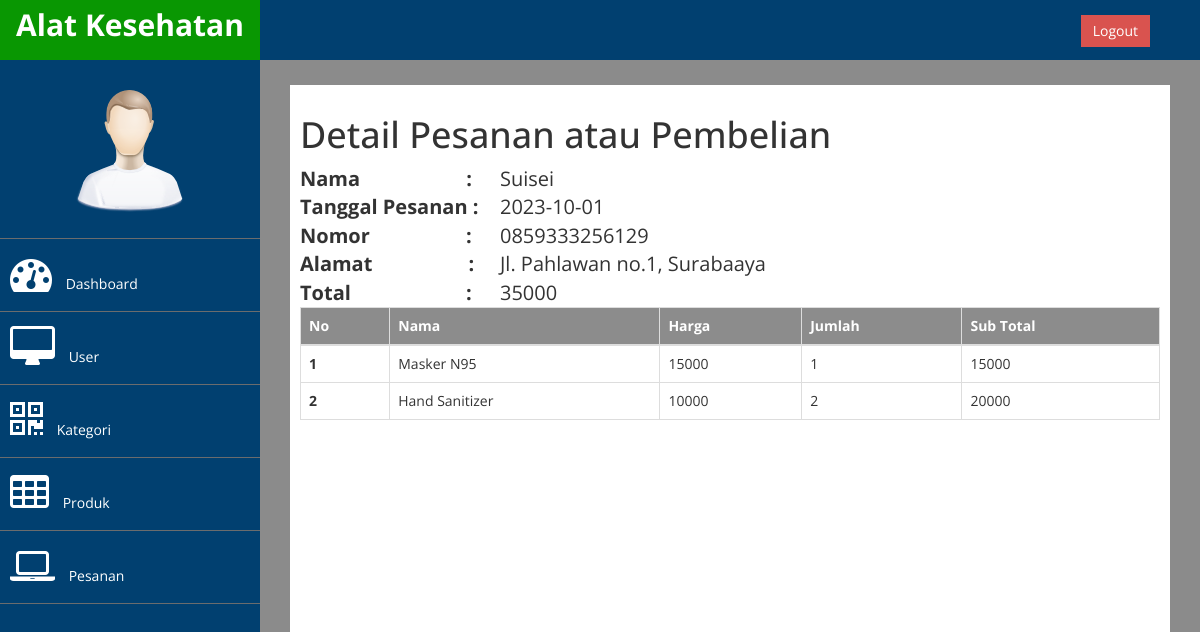
The page /Admin/index.php?halaman=detailPesanan&id=1 (signed in) on the database its author committed.
### tables this page shows
CREATE TABLE `pembelian` (
  `id_pembelian` int(11) NOT NULL,
  `id_pelanggan` int(11) NOT NULL,
  `tanggal_pembelian` date NOT NULL,
  `total_pembelian` int(11) NOT NULL,
  `id_jenis_pembayaran` int(11) NOT NULL,
  `id_ongkir` int(11) NOT NULL
);

CREATE TABLE `pelanggan` (
  `id_pelanggan` int(11) NOT NULL,
  `nama_pelanggan` varchar(255) NOT NULL,
  `username` varchar(255) NOT NULL,
  `password` varchar(255) NOT NULL,
  `email` varchar(255) NOT NULL,
  `nomor_hp` varchar(13) NOT NULL,
  `alamat` text NOT NULL
);

CREATE TABLE `detail_pembelian` (
  `id_detail` int(11) NOT NULL,
  `id_pembelian` int(11) NOT NULL,
  `id_produk` int(11) NOT NULL,
  `jumlah` int(11) NOT NULL
);

CREATE TABLE `produk` (
  `id_produk` int(11) NOT NULL,
  `id_kategori` int(11) NOT NULL,
  `nama_produk` varchar(255) NOT NULL,
  `harga_produk` int(11) NOT NULL,
  `deskripsi_produk` text NOT NULL,
  `gambar_produk` varchar(255) NOT NULL
);

### Database/koneksi.php (called while the page is built, shortened)
<?php
$conn = mysqli_connect("localhost","root","","toko_online");
function query($query){
    global $conn;
    $result = mysqli_query($conn,$query);
    $rows = [];
    if(mysqli_num_rows($result)==0){
        echo "
            <script>
                document.location.href='index.php';
            </script>
        ";
    }else{
        while($row = mysqli_fetch_assoc($result)){
            $rows[]=$row;
        }
        return $rows;
    }
}
?>

### Admin/detailPesanan.php (the view, shortened to what this page needs)
<?php
$dataPembeli = query("SELECT * FROM pembelian JOIN pelanggan ON pembelian.id_pelanggan=pelanggan.id_pelanggan WHERE pembelian.id_pembelian = $_GET[id]")[0];
$barangDibeli = query("SELECT * FROM detail_pembelian JOIN produk ON detail_pembelian.id_produk=produk.id_produk WHERE detail_pembelian.id_pembelian = $_GET[id]");
?>
<h1>Detail Pesanan atau Pembelian</h1>
<table class="detailPesanan">
    <tr>
        <td style="width: 200px;">
            <strong style="word-spacing: 101px;">Nama :</strong>
        </td>
        <td><?= $dataPembeli["nama_pelanggan"] ?></td>
    </tr>
    <tr>
        <td style="width: 200px;">
            <strong>Tanggal Pesanan :</strong>
        </td>
        <td><?= $dataPembeli["tanggal_pembelian"] ?></td>
    </tr>
    <tr>
        <td style="width: 200px;">
            <strong style="word-spacing: 91px;">Nomor :</strong>
        </td>
        <td><?= $dataPembeli["nomor_hp"] ?></td>
    </tr>
    <tr>
        <td style="width: 200px;">
            <strong style="word-spacing: 91px;">Alamat :</strong>
        </td>
        <td><?= $dataPembeli["alamat"] ?></td>
    </tr>
    <tr>
        <td style="width: 200px;">
            <strong style="word-spacing: 110px;">Total :</strong>
        </td>
        <td><?= $dataPembeli["total_pembelian"] ?></td>
    </tr>
</table>
<table class="table table-bordered">
  <thead class="headTable">
    <tr>
      <th scope="col">No</th>
      <th scope="col">Nama</th>
      <th scope="col">Harga</th>
      <th scope="col">Jumlah</th>
      <th scope="col">Sub Total</th>
    </tr>
  </thead>
  <tbody>
    <?php $nomor = 1 ?>
    <?php foreach($barangDibeli as $barang) : ?>
        <tr>
            <th scope="row"><?= $nomor ?></th>
            <td><?= $barang["nama_produk"] ?></td>
            <td><?= $barang["harga_produk"] ?></td>
            <td><?= $barang["jumlah"] ?></td>
            <td><?= $barang["harga_produk"]*$barang["jumlah"] ?></td>
        </tr>
        <?php $nomor++ ?>
    <?php endforeach ?>
  </tbody>
</table>

### Admin/assets/css/newCustom.css (style rules this page uses)
body { font-family: 'Open Sans', sans-serif; }

### Admin/detailPesanan.php (style rules this page uses)
.detailPesanan { font-size: 20px; border: 0; }
.headTable { background-color: #8c8c8c; color: white; }

### rows shown on the page
pembelian: id_pelanggan.nama_pelanggan "Suisei", tanggal_pembelian "2023-10-01", id_pelanggan.nomor_hp "0859333256129", id_pelanggan.alamat "Jl. Pahlawan no.1, Surabaaya", total_pembelian "35000"
detail_pembelian: id_produk.nama_produk "Masker N95", id_produk.harga_produk "15000", jumlah "1", $barang['harga_produk']*$barang['jumlah'] "15000"
detail_pembelian: id_produk.nama_produk "Hand Sanitizer", id_produk.harga_produk "10000", jumlah "2", $barang["harga_produk"]*$barang["jumlah"] "20000"
